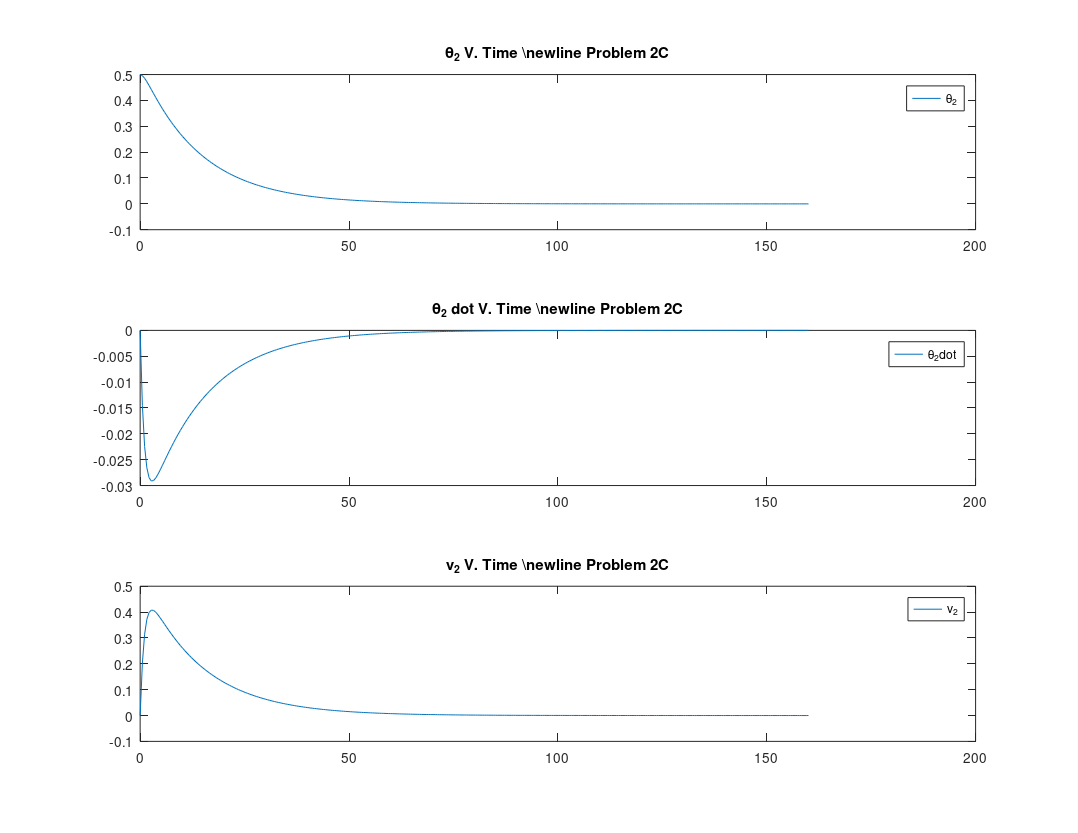
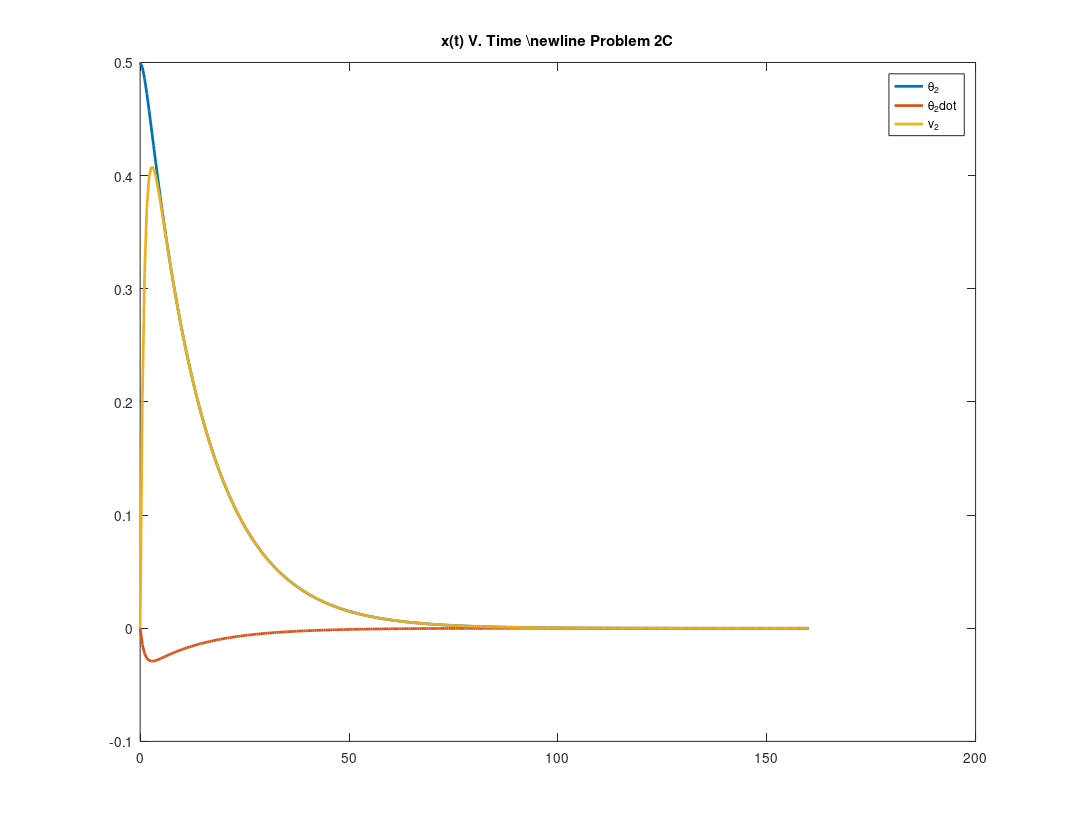

Here is the MATLAB script that generated these plots, in order: (Note: this script raises an error after producing the figures.)

function hw6p2t2
%% theta(t) v(t) and u(t) 2
J1 = 12;
J2 = 14;
J3 = 8; 
Jw = 1; 
n = .0011;

A = [0 1 0; 3*n^2*(J3-J1)/J2 0 0; 0 0 0];
B = [0; 1/J2; -1/Jw];
x0 = [0.5; 0; 0];

Q = eye(3);
R = 10^0; 

t = linspace(0,160,300);

% Part B Solution
[K,S,E] = lqr(A,B,Q,R)

for i=1:length(t)
    x(:,i) = expm((A-B*K)*t(i))*x0;
end

figure(1)
subplot(3,1,1)
plot(t,x(1,:));
legend('\theta_2')
title('\theta_2 V. Time \newline Problem 2C','Interpreter','tex')

subplot(3,1,2)
plot(t,x(2,:));
legend('\theta_2dot')
title('\theta_2 dot V. Time \newline Problem 2C','Interpreter','tex')

subplot(3,1,3)
plot(t,x(3,:));
legend('v_2')
title('v_2 V. Time \newline Problem 2C','Interpreter','tex')

set(gcf,'paperorientation','landscape');
    set(gcf,'paperunits','normalized');
    set(gcf,'paperposition',[0 0 1 1]);
    print(gcf,'-dpdf','HW6P2C1.pdf')


figure(2)
plot(t,x, 'linewidth',2);
legend('\theta_2','\theta_2dot','v_2')
title('x(t) V. Time \newline Problem 2C','Interpreter','tex')
set(gcf,'paperorientation','landscape');
    set(gcf,'paperunits','normalized');
    set(gcf,'paperposition',[0 0 1 1]);
    print(gcf,'-dpdf','HW6P2C.pdf')


%% Animation and integration stuff 

params.movie_filename = 'animation.avi';
myV = VideoWriter(params.movie_filename);
myV.Quality = 100; %quality is the quality of video taken - keep at 100, 80 or less is just garbage
open(myV); %opens the video for inputting frames

% INITIAL CONDITIONS
R0 = [1 0 0;0 1 0; 0 0 1]; %initially aligned so it is an identity matrix
J = [J1 0 0; 0 J2 0; 0 0 J3];
tMax = 90; 
% DEFINE THE TIME INTERVAL
tRate = 30;
t = linspace(0,tMax,tMax*tRate);

% INTEGRATE THE ANGULAR RATE EQUATIONS **AND** EULER'S EQUATIONS
[t,x] = ode45(@(t,x) f(t,x,J1,J2,J3,Jw,n,A,B,x0,Q,R,K),t,[RtoX(R0); x0]);

% CREATE A BOX AND SOME AXES
Hb = 1;
Mb = 6*(J(1,1)+J(2,2)-J(3,3))/(Hb^2);
Wb = sqrt((6/Mb)*(J(1,1)-J(2,2)+J(3,3)));
Lb = sqrt((6/Mb)*(-J(1,1)+J(2,2)+J(3,3)));
[p1,faces,colors] = makebox(Lb,Wb,Hb);
pAxis = [0 0; 0 0; 0 1];
pAngVel = [zeros(3,1) x0/norm(x0)];
pAngMom = [zeros(3,1) J*x0/norm(J*x0)];

% SETUP THE PLOT
figure(3);
clf;
axis(1.25*[-1 1 -1 1 -1 1]);
hold on;
plot3(0,0,0,'k.','markersize',16);
hAxis = line(pAxis(1,:),pAxis(2,:),pAxis(3,:));
set(hAxis,'linewidth',2,'color','r');
hAngVel = line(pAngVel(1,:),pAngVel(2,:),pAngVel(3,:));
set(hAngVel,'linewidth',2,'color','g');
hAngMom = line(pAngMom(1,:),pAngMom(2,:),pAngMom(3,:));
set(hAngMom,'linewidth',2,'color','b');
hBox = patch('Vertices',p1','Faces',faces,...
          'CData',colors,'FaceColor','flat');
hTitle = title(sprintf('t = %4.2f',0));
lighting flat
light('Position',[0 -2 -1])
light('Position',[0 -2 1])
xlabel('x');
ylabel('y');
zlabel('z');

% ANIMATE THE RESULTS
w = x(:,10:end);
x = x(:,1:9);
firsttime = 1;
i = 1;
dt = max(t)/(length(t)-1);
tic;
while (i<length(t))
    if (toc > dt)
        tic;
        i = i+1;
        R = XtoR(x(i,:));
        p0 = R*p1;
        set(hBox,'Vertices',p0');
        pAxis0 = R*pAxis;
        pAngVel = [zeros(3,1) w(i,:)'/norm(w(i,:)')];
        pAngVel0 = R*pAngVel;
        pAngMom = [zeros(3,1) J*(w(i,:)')/norm(J*(w(i,:)'))];
        pAngMom0 = R*pAngMom;
        set(hAxis,'xdata',pAxis0(1,:),'ydata',pAxis0(2,:),'zdata',pAxis0(3,:));
        set(hAngVel,'xdata',pAngVel0(1,:),'ydata',pAngVel0(2,:),'zdata',pAngVel0(3,:));
        set(hAngMom,'xdata',pAngMom0(1,:),'ydata',pAngMom0(2,:),'zdata',pAngMom0(3,:));
        set(hTitle,'string',sprintf('t = %4.2f',t(i)));
        
        if (firsttime)
            firsttime=0;
            pause(0.5);
        end
        drawnow;  
        frame = getframe(gcf); %puts frames in movie
        writeVideo(myV,frame);
    end
end
close(myV); %closes the video formally

function xdot = f(t,x,J1,J2,J3,Jw,n,A,B,x0,Q,R,K)
R = XtoR(x(1:9,1));
w = x(10:end,1);
Rdot = R*skew(w);
w = [w(1); w(2); w(3)];
wdot = (A-B*K)*w;
xdot = [RtoX(Rdot); wdot];

function S = skew(w)
S = [0 -w(3) w(2); w(3) 0 -w(1); -w(2) w(1) 0];

function X = RtoX(R)
X = reshape(R,9,1);

function R = XtoR(X)
R = reshape(X,3,3);

function [verts,faces,colors] = makebox(x,y,z)
verts = [0 x x 0 0 x x 0; 0 0 0 0 y y y y; 0 0 z z 0 0 z z];
verts = verts - repmat([x/2; y/2; z/2],1,size(verts,2));
faces = [1 2 3 4; 2 6 7 3; 6 5 8 7; 5 1 4 8; 4 3 7 8; 5 6 2 1];
colors(:,:,1) = 1*ones(1,size(faces,1));
colors(:,:,2) = 1*ones(1,size(faces,1));
colors(:,:,3) = 0*ones(1,size(faces,1));
colors(1,5,1) = 1;
colors(1,5,2) = 0;
colors(1,5,3) = 0;
colors(1,3,1) = 0;
colors(1,3,2) = 0;
colors(1,3,3) = 1;
colors(1,2,1) = 0;
colors(1,2,2) = 1;
colors(1,2,3) = 0;
